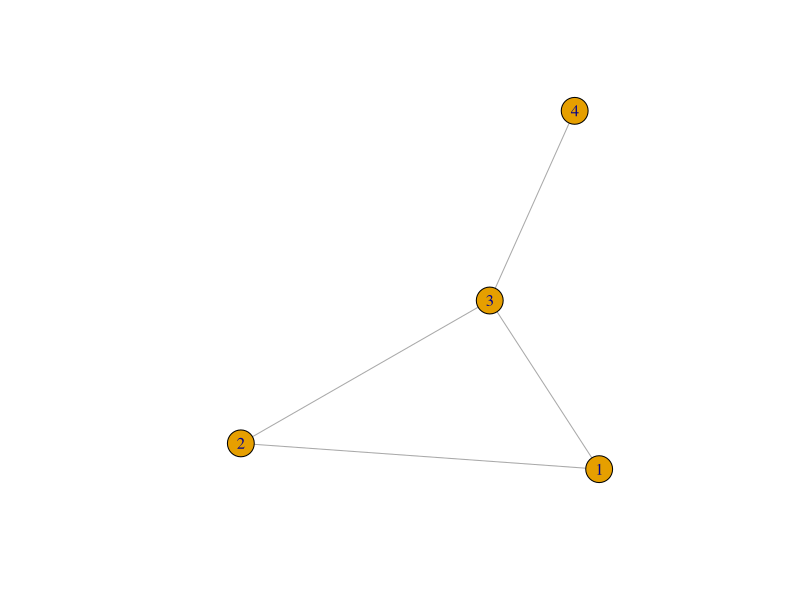
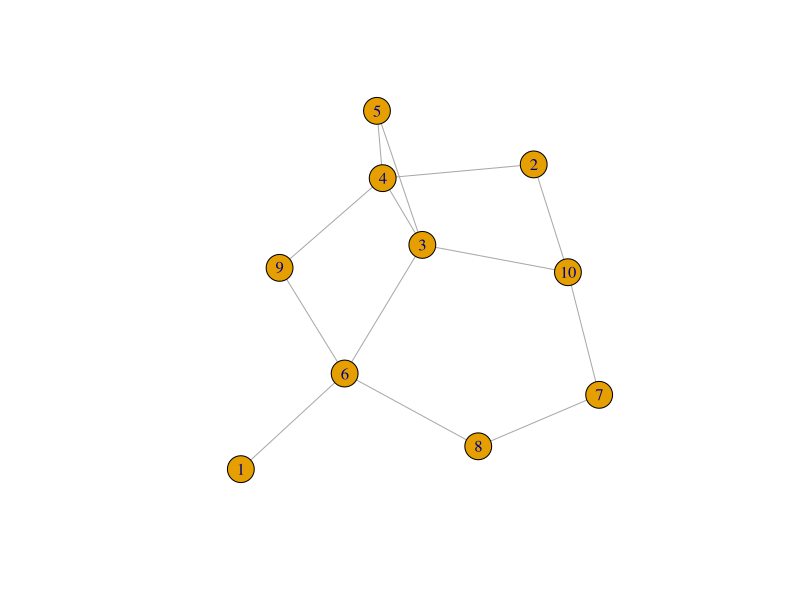
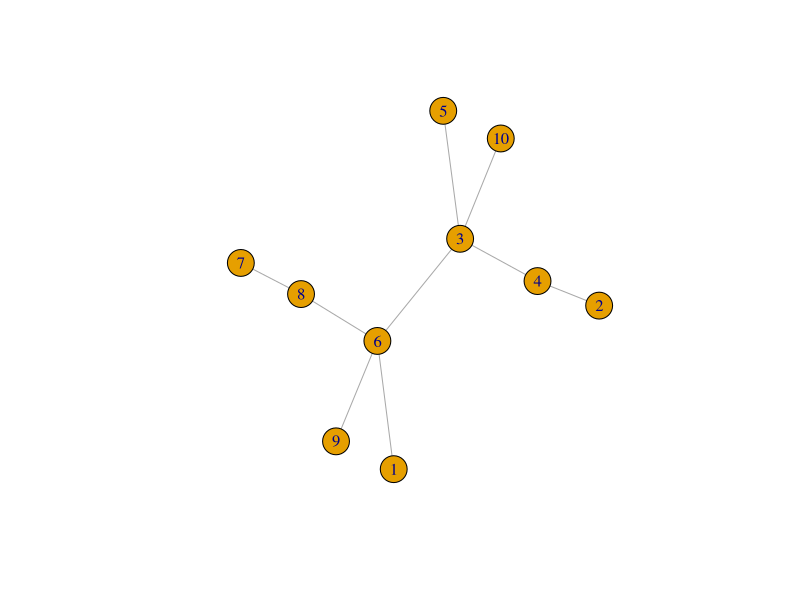

Here is the R script that generated these plots, in order:
## ---- chunk 1
library(igraph)
# A: adjacency matrix
A <- matrix(c(0,1,1,0,1,0,1,0,1,1,0,1,0,0,1,0), 4,4)
g <- graph.adjacency(A, mode='undirected')
plot(g)
# D: degree matrix
D <- diag(degree(g))
# Laplacian matrix
L <- D - A
range(L - t(L)) # L is symmetric
eigen.out <- eigen(L)
eigen.out[[1]]
round(eigen.out[[1]], 5)
length(which((eigen.out[[1]])^2 < 10^(-16)))
## ---- chunk 2
M <- matrix(rnorm(100), 10, 10)
M <- M + t(M) 
A <- (M > 1) + 0
diag(A) <- 0
g <- graph.adjacency(A, mode='undirected')
plot(g)
D <- diag(degree(g))
L <- D - A
eigen(L)
help(package=igraph)
clu <- components(g)
groups(clu)
clu
m <- mst(g)
plot(m)
